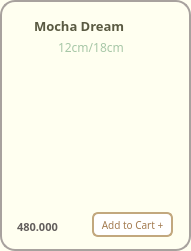
       <widget class="QFrame" name="frame_Mocha">
        <property name="geometry">
         <rect>
          <x>10</x>
          <y>590</y>
          <width>191</width>
          <height>251</height>
         </rect>
        </property>
        <property name="styleSheet">
         <string notr="true">background-color:#FFFFF0;
border-radius: 15px; 
border: 2px solid #A8A29E ;</string>
        </property>
        <property name="frameShape">
         <enum>QFrame::StyledPanel</enum>
        </property>
        <property name="frameShadow">
         <enum>QFrame::Raised</enum>
        </property>
        <widget class="QLabel" name="label_cake_mocha">
         <property name="geometry">
          <rect>
           <x>0</x>
           <y>16</y>
           <width>191</width>
           <height>201</height>
          </rect>
         </property>
         <property name="sizePolicy">
          <sizepolicy hsizetype="Fixed" vsizetype="Fixed">
           <horstretch>25</horstretch>
           <verstretch>25</verstretch>
          </sizepolicy>
         </property>
         <property name="minimumSize">
          <size>
           <width>25</width>
           <height>25</height>
          </size>
         </property>
         <property name="maximumSize">
          <size>
           <width>16777215</width>
           <height>16777215</height>
          </size>
         </property>
         <property name="sizeIncrement">
          <size>
           <width>3</width>
           <height>0</height>
          </size>
         </property>
         <property name="styleSheet">
          <string notr="true">border:0px;
border-radius:0px;
background-color: transparent</string>
         </property>
         <property name="frameShape">
          <enum>QFrame::WinPanel</enum>
         </property>
         <property name="text">
          <string/>
         </property>
         <property name="pixmap">
          <pixmap>../images/image-removebg-preview (10).png</pixmap>
         </property>
         <property name="scaledContents">
          <bool>true</bool>
         </property>
        </widget>
        <widget class="QLabel" name="label_mocha">
         <property name="geometry">
          <rect>
           <x>34</x>
           <y>16</y>
           <width>141</width>
           <height>20</height>
          </rect>
         </property>
         <property name="sizePolicy">
          <sizepolicy hsizetype="Fixed" vsizetype="Fixed">
           <horstretch>0</horstretch>
           <verstretch>0</verstretch>
          </sizepolicy>
         </property>
         <property name="font">
          <font>
           <family>Mongolian Baiti</family>
           <pointsize>10</pointsize>
           <weight>75</weight>
           <bold>true</bold>
          </font>
         </property>
         <property name="styleSheet">
          <string notr="true">border-radius: 0px;
border:0px solid;
color:#5A5A42</string>
         </property>
         <property name="text">
          <string>Mocha Dream </string>
         </property>
        </widget>
        <widget class="QLabel" name="label_mocha_size">
         <property name="geometry">
          <rect>
           <x>58</x>
           <y>39</y>
           <width>71</width>
           <height>16</height>
          </rect>
         </property>
         <property name="font">
          <font>
           <family>Mongolian Baiti</family>
           <pointsize>9</pointsize>
          </font>
         </property>
         <property name="styleSheet">
          <string notr="true">color: #A7C7A7;
border:0px</string>
         </property>
         <property name="text">
          <string>12cm/18cm</string>
         </property>
        </widget>
        <widget class="QLabel" name="label_mocha_price">
         <property name="geometry">
          <rect>
           <x>17</x>
           <y>219</y>
           <width>81</width>
           <height>16</height>
          </rect>
         </property>
         <property name="font">
          <font>
           <family>Mongolian Baiti</family>
           <pointsize>8</pointsize>
           <weight>75</weight>
           <bold>true</bold>
          </font>
         </property>
         <property name="styleSheet">
          <string notr="true">border:0px;
color: rgb(98, 94, 92);
</string>
         </property>
         <property name="text">
          <string>480.000</string>
         </property>
        </widget>
        <widget class="QPushButton" name="pushButton_add_mocha">
         <property name="geometry">
          <rect>
           <x>92</x>
           <y>212</y>
           <width>81</width>
           <height>25</height>
          </rect>
         </property>
         <property name="maximumSize">
          <size>
           <width>16777207</width>
           <height>16777215</height>
          </size>
         </property>
         <property name="font">
          <font>
           <family>Mongolian Baiti</family>
           <pointsize>-1</pointsize>
          </font>
         </property>
         <property name="styleSheet">
          <string notr="true">QPushButton {
    background-color: white;
    color: #A37B50;
    border: 2px solid #C2A87E;
    border-radius: 6px;
    padding: 4px 5px;
    font-size: 10px;
}

QPushButton:hover {
    background-color: #F7F3EF;
}

QPushButton:pressed {
    background-color: #E6D5C3;
}
</string>
         </property>
         <property name="text">
          <string>Add to Cart +</string>
         </property>
        </widget>
       </widget>
